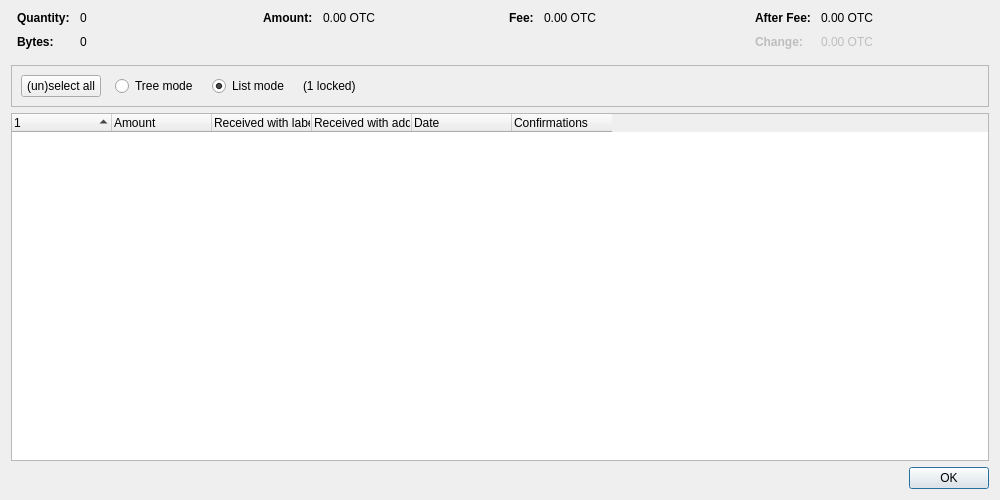
<?xml version="1.0" encoding="UTF-8"?>
<ui version="4.0">
 <class>CoinControlDialog</class>
 <widget class="QDialog" name="CoinControlDialog">
  <property name="geometry">
   <rect>
    <x>0</x>
    <y>0</y>
    <width>1000</width>
    <height>500</height>
   </rect>
  </property>
  <property name="windowTitle">
   <string>Coin Selection</string>
  </property>
  <layout class="QVBoxLayout" name="verticalLayout">
   <item>
    <layout class="QHBoxLayout" name="horizontalLayoutTop" stretch="0,0,0,0">
     <property name="topMargin">
      <number>0</number>
     </property>
     <property name="bottomMargin">
      <number>10</number>
     </property>
     <item>
      <layout class="QFormLayout" name="formLayoutCoinControl1">
       <property name="labelAlignment">
        <set>Qt::AlignLeft|Qt::AlignVCenter</set>
       </property>
       <property name="horizontalSpacing">
        <number>10</number>
       </property>
       <property name="verticalSpacing">
        <number>10</number>
       </property>
       <property name="leftMargin">
        <number>6</number>
       </property>
       <property name="rightMargin">
        <number>6</number>
       </property>
       <item row="0" column="0">
        <widget class="QLabel" name="labelCoinControlQuantityText">
         <property name="font">
          <font>
           <weight>75</weight>
           <bold>true</bold>
          </font>
         </property>
         <property name="text">
          <string>Quantity:</string>
         </property>
        </widget>
       </item>
       <item row="0" column="1">
        <widget class="QLabel" name="labelCoinControlQuantity">
         <property name="cursor">
          <cursorShape>IBeamCursor</cursorShape>
         </property>
         <property name="contextMenuPolicy">
          <enum>Qt::ActionsContextMenu</enum>
         </property>
         <property name="text">
          <string notr="true">0</string>
         </property>
         <property name="textInteractionFlags">
          <set>Qt::LinksAccessibleByMouse|Qt::TextSelectableByKeyboard|Qt::TextSelectableByMouse</set>
         </property>
        </widget>
       </item>
       <item row="1" column="0">
        <widget class="QLabel" name="labelCoinControlBytesText">
         <property name="font">
          <font>
           <weight>75</weight>
           <bold>true</bold>
          </font>
         </property>
         <property name="text">
          <string>Bytes:</string>
         </property>
        </widget>
       </item>
       <item row="1" column="1">
        <widget class="QLabel" name="labelCoinControlBytes">
         <property name="cursor">
          <cursorShape>IBeamCursor</cursorShape>
         </property>
         <property name="contextMenuPolicy">
          <enum>Qt::ActionsContextMenu</enum>
         </property>
         <property name="text">
          <string notr="true">0</string>
         </property>
         <property name="textInteractionFlags">
          <set>Qt::LinksAccessibleByMouse|Qt::TextSelectableByKeyboard|Qt::TextSelectableByMouse</set>
         </property>
        </widget>
       </item>
      </layout>
     </item>
     <item>
      <layout class="QFormLayout" name="formLayoutCoinControl2">
       <property name="horizontalSpacing">
        <number>10</number>
       </property>
       <property name="verticalSpacing">
        <number>10</number>
       </property>
       <property name="leftMargin">
        <number>6</number>
       </property>
       <property name="rightMargin">
        <number>6</number>
       </property>
       <item row="0" column="0">
        <widget class="QLabel" name="labelCoinControlAmountText">
         <property name="font">
          <font>
           <weight>75</weight>
           <bold>true</bold>
          </font>
         </property>
         <property name="text">
          <string>Amount:</string>
         </property>
        </widget>
       </item>
       <item row="0" column="1">
        <widget class="QLabel" name="labelCoinControlAmount">
         <property name="cursor">
          <cursorShape>IBeamCursor</cursorShape>
         </property>
         <property name="contextMenuPolicy">
          <enum>Qt::ActionsContextMenu</enum>
         </property>
         <property name="text">
          <string notr="true">0.00 OTC</string>
         </property>
         <property name="textInteractionFlags">
          <set>Qt::LinksAccessibleByMouse|Qt::TextSelectableByKeyboard|Qt::TextSelectableByMouse</set>
         </property>
        </widget>
       </item>
      </layout>
     </item>
     <item>
      <layout class="QFormLayout" name="formLayoutCoinControl3">
       <property name="horizontalSpacing">
        <number>10</number>
       </property>
       <property name="verticalSpacing">
        <number>10</number>
       </property>
       <property name="leftMargin">
        <number>6</number>
       </property>
       <property name="rightMargin">
        <number>6</number>
       </property>
       <item row="0" column="0">
        <widget class="QLabel" name="labelCoinControlFeeText">
         <property name="font">
          <font>
           <weight>75</weight>
           <bold>true</bold>
          </font>
         </property>
         <property name="text">
          <string>Fee:</string>
         </property>
        </widget>
       </item>
       <item row="0" column="1">
        <widget class="QLabel" name="labelCoinControlFee">
         <property name="cursor">
          <cursorShape>IBeamCursor</cursorShape>
         </property>
         <property name="contextMenuPolicy">
          <enum>Qt::ActionsContextMenu</enum>
         </property>
         <property name="text">
          <string notr="true">0.00 OTC</string>
         </property>
         <property name="textInteractionFlags">
          <set>Qt::LinksAccessibleByMouse|Qt::TextSelectableByKeyboard|Qt::TextSelectableByMouse</set>
         </property>
        </widget>
       </item>
      </layout>
     </item>
     <item>
      <layout class="QFormLayout" name="formLayoutCoinControl4">
       <property name="labelAlignment">
        <set>Qt::AlignLeft|Qt::AlignVCenter</set>
       </property>
       <property name="horizontalSpacing">
        <number>10</number>
       </property>
       <property name="verticalSpacing">
        <number>10</number>
       </property>
       <property name="leftMargin">
        <number>6</number>
       </property>
       <property name="rightMargin">
        <number>6</number>
       </property>
       <item row="0" column="0">
        <widget class="QLabel" name="labelCoinControlAfterFeeText">
         <property name="font">
          <font>
           <weight>75</weight>
           <bold>true</bold>
          </font>
         </property>
         <property name="text">
          <string>After Fee:</string>
         </property>
        </widget>
       </item>
       <item row="0" column="1">
        <widget class="QLabel" name="labelCoinControlAfterFee">
         <property name="cursor">
          <cursorShape>IBeamCursor</cursorShape>
         </property>
         <property name="contextMenuPolicy">
          <enum>Qt::ActionsContextMenu</enum>
         </property>
         <property name="text">
          <string notr="true">0.00 OTC</string>
         </property>
         <property name="textInteractionFlags">
          <set>Qt::LinksAccessibleByMouse|Qt::TextSelectableByKeyboard|Qt::TextSelectableByMouse</set>
         </property>
        </widget>
       </item>
       <item row="1" column="0">
        <widget class="QLabel" name="labelCoinControlChangeText">
         <property name="enabled">
          <bool>false</bool>
         </property>
         <property name="font">
          <font>
           <weight>75</weight>
           <bold>true</bold>
          </font>
         </property>
         <property name="text">
          <string>Change:</string>
         </property>
        </widget>
       </item>
       <item row="1" column="1">
        <widget class="QLabel" name="labelCoinControlChange">
         <property name="enabled">
          <bool>false</bool>
         </property>
         <property name="cursor">
          <cursorShape>IBeamCursor</cursorShape>
         </property>
         <property name="contextMenuPolicy">
          <enum>Qt::ActionsContextMenu</enum>
         </property>
         <property name="text">
          <string notr="true">0.00 OTC</string>
         </property>
         <property name="textInteractionFlags">
          <set>Qt::LinksAccessibleByMouse|Qt::TextSelectableByKeyboard|Qt::TextSelectableByMouse</set>
         </property>
        </widget>
       </item>
      </layout>
     </item>
    </layout>
   </item>
   <item>
    <widget class="QFrame" name="frame">
     <property name="minimumSize">
      <size>
       <width>0</width>
       <height>40</height>
      </size>
     </property>
     <property name="frameShape">
      <enum>QFrame::StyledPanel</enum>
     </property>
     <property name="frameShadow">
      <enum>QFrame::Sunken</enum>
     </property>
     <layout class="QHBoxLayout" name="horizontalLayout">
      <item>
       <layout class="QHBoxLayout" name="horizontalLayoutPanel" stretch="0,0,0,0,0">
        <property name="spacing">
         <number>14</number>
        </property>
        <item>
         <widget class="QPushButton" name="pushButtonSelectAll">
          <property name="sizePolicy">
           <sizepolicy hsizetype="Maximum" vsizetype="Fixed">
            <horstretch>0</horstretch>
            <verstretch>0</verstretch>
           </sizepolicy>
          </property>
          <property name="text">
           <string>(un)select all</string>
          </property>
          <property name="autoDefault">
           <bool>false</bool>
          </property>
         </widget>
        </item>
        <item>
         <widget class="QRadioButton" name="radioTreeMode">
          <property name="sizePolicy">
           <sizepolicy hsizetype="Maximum" vsizetype="Fixed">
            <horstretch>0</horstretch>
            <verstretch>0</verstretch>
           </sizepolicy>
          </property>
          <property name="text">
           <string>Tree mode</string>
          </property>
         </widget>
        </item>
        <item>
         <widget class="QRadioButton" name="radioListMode">
          <property name="sizePolicy">
           <sizepolicy hsizetype="Maximum" vsizetype="Fixed">
            <horstretch>0</horstretch>
            <verstretch>0</verstretch>
           </sizepolicy>
          </property>
          <property name="text">
           <string>List mode</string>
          </property>
          <property name="checked">
           <bool>true</bool>
          </property>
         </widget>
        </item>
        <item>
         <widget class="QLabel" name="labelLocked">
          <property name="text">
           <string notr="true">(1 locked)</string>
          </property>
         </widget>
        </item>
        <item>
         <spacer name="horizontalSpacer">
          <property name="orientation">
           <enum>Qt::Horizontal</enum>
          </property>
          <property name="sizeHint" stdset="0">
           <size>
            <width>40</width>
            <height>20</height>
           </size>
          </property>
         </spacer>
        </item>
       </layout>
      </item>
     </layout>
    </widget>
   </item>
   <item>
    <widget class="CoinControlTreeWidget" name="treeWidget">
     <property name="contextMenuPolicy">
      <enum>Qt::CustomContextMenu</enum>
     </property>
     <property name="sortingEnabled">
      <bool>false</bool>
     </property>
     <property name="columnCount">
      <number>6</number>
     </property>
     <attribute name="headerShowSortIndicator" stdset="0">
      <bool>true</bool>
     </attribute>
     <attribute name="headerStretchLastSection">
      <bool>false</bool>
     </attribute>
     <column>
      <property name="text">
       <string/>
      </property>
     </column>
     <column>
      <property name="text">
       <string>Amount</string>
      </property>
     </column>
     <column>
      <property name="text">
       <string>Received with label</string>
      </property>
     </column>
     <column>
      <property name="text">
       <string>Received with address</string>
      </property>
     </column>
     <column>
      <property name="text">
       <string>Date</string>
      </property>
     </column>
     <column>
      <property name="text">
       <string>Confirmations</string>
      </property>
      <property name="toolTip">
       <string>Confirmed</string>
      </property>
     </column>
     <column>
      <property name="text">
       <string/>
      </property>
     </column>
     <column>
      <property name="text">
       <string/>
      </property>
     </column>
     <column>
      <property name="text">
       <string/>
      </property>
     </column>
     <column>
      <property name="text">
       <string/>
      </property>
     </column>
    </widget>
   </item>
   <item>
    <widget class="QDialogButtonBox" name="buttonBox">
     <property name="orientation">
      <enum>Qt::Horizontal</enum>
     </property>
     <property name="standardButtons">
      <set>QDialogButtonBox::Ok</set>
     </property>
    </widget>
   </item>
  </layout>
 </widget>
 <customwidgets>
  <customwidget>
   <class>CoinControlTreeWidget</class>
   <extends>QTreeWidget</extends>
   <header>qt/coincontroltreewidget.h</header>
  </customwidget>
 </customwidgets>
 <resources/>
 <connections/>
</ui>
